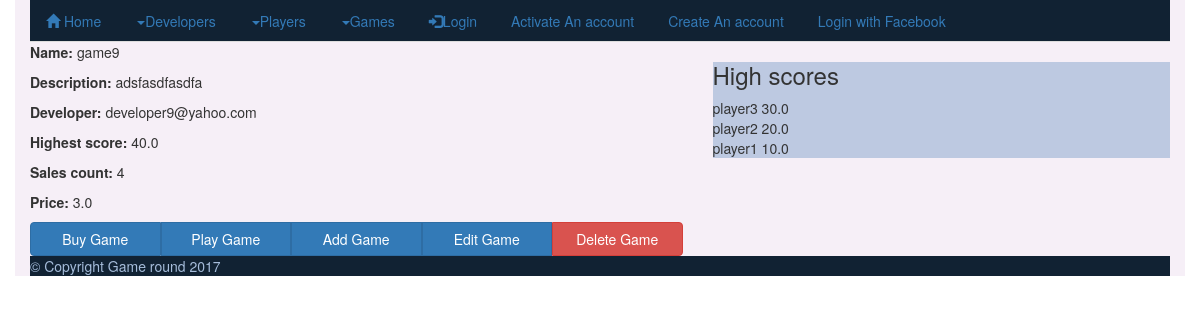
The app's page /gamecenter/game/2 with its own data.
### gamecenter/models.py (models this page shows, shortened)
class Game(models.Model):
    game_name        = models.CharField(max_length=25, blank=False, unique=True, verbose_name="Name")
    max_score        = models.FloatField(verbose_name="Maximum score", default=0.0)
    sales_counter    = models.PositiveIntegerField(verbose_name="purchase count", default=0)
    price            = models.FloatField(verbose_name="Price")
    upload_date      = models.DateField(auto_now=False, auto_now_add=False,verbose_name="Upload date", default=timezone.now)
    game_description = models.CharField(max_length=25, verbose_name="Game description")
    game_url         = models.URLField(max_length=255, verbose_name="Game url", default="https://git.niksula.hut.fi/oseppala/wsd2016/blob/master/examples/example_game.html")
    developer        = models.ForeignKey(Member, related_name="game_reverse_lookup", on_delete=models.CASCADE, verbose_name="Developer")
    class Meta:
        verbose_name        = 'Game'
        verbose_name_plural = 'Games'
    def high_scores(self):
        highscores = {}
        highscore  = {}
        game_list = []
        if  State.objects.filter(game=self).first() is not None:#this game is purchased at least once.
            all_states = State.objects.filter(game=self).order_by('-score')[:10] #get it out
            for state in all_states:
                highscore["name"]   = state.player.first_name
                highscore["score"]  = state.score
                game_list.append(highscore)
                highscore = {}
            highscores["allscores"] = game_list
            return highscores
        return None

class State(models.Model):
    player    = models.ForeignKey(Member, on_delete=models.CASCADE, verbose_name="Player",related_name="state_reverse_lookup")
    game      = models.ForeignKey(Game,on_delete=models.CASCADE, verbose_name="Game")
    score     = models.FloatField(verbose_name="score")   #different from the maximum score which is one per game
    items     = models.TextField(blank=True)          #itesm separated by @ symbol
    purchase_date      = models.DateField(auto_now=False, auto_now_add=False,verbose_name="purchase date", default=timezone.now)
    class Meta:
        verbose_name        = 'State'
        verbose_name_plural = 'States'
        unique_together     = ("player", "game")

### members/models.py (models this page shows, shortened)
class Member(AbstractUser):
    first_name    = models.CharField(max_length=25, blank=False, verbose_name="first name")
    last_name     = models.CharField(max_length=25, blank=False, verbose_name="last name")
    email         = models.EmailField(max_length=25, verbose_name="Email", unique=True)
    class Meta:
        verbose_name        = 'Member'
        verbose_name_plural = 'Members'
    def __str__(self):
        return self.email

### gamecenter/views.py (the view)
# urls.py: url(r'^game/(?P<pk>\d+)$',views.GameDetailView.as_view(),name='game-detail'),
class GameDetailView(generic.DetailView):
    model = Game

### gamecenter/templates/gamecenter/game_detail.html (shortened to what this page needs)
{% extends "base.html" %}
{% block content %}
  <p><strong>Name:</strong> {{ game.game_name }}</p>
  <p><strong>Description:</strong> {{ game.game_description }}</p>
  <p><strong>Developer:</strong> {{ game.developer }}</p>
  <p><strong>Highest score:</strong> {{ game.max_score }}</p>
  <p><strong>Sales count:</strong> {{ game.sales_counter }}</p>
  <p><strong>Price:</strong> {{ game.price }}</p>
  <div class="btn-group btn-group-justified">
    <a href="{% url 'purchase'    game.game_name %}" class="btn btn-primary">Buy  Game</a>
    <a href="{% url 'playgame'    game.game_name %}" class="btn btn-primary">Play  Game</a>
    <a href="{% url 'addgame' %}" class="btn btn-primary">Add  Game</a>
    <a href="{% url 'updategame'  game.game_name %}" class="btn btn-primary">Edit Game</a>
    <a href="{% url 'deletegame'  game.game_name %}" class="btn btn-primary btn btn-danger">Delete Game</a>
</div>
{% endblock %}
{% block side-up %}
<h3>High scores</h3>
{% for onescore in game.high_scores.allscores %}
{{onescore.name}}  {{onescore.score}}<br>
{%endfor%}
{% endblock %}

### gamesite/static/css/styles.css (style rules this page uses)
body { min-height:100%; background-color: #f6eff7; }

### records on screen
Game: game_name "game9", game_description "adsfasdfasdfa", developer "developer9@yahoo.com", max_score "40.0", sales_counter "4", price "3.0"
Member: name "player3"
State: score "30.0"
Member: name "player2"
State: score "20.0"
Member: name "player1"
State: score "10.0"
